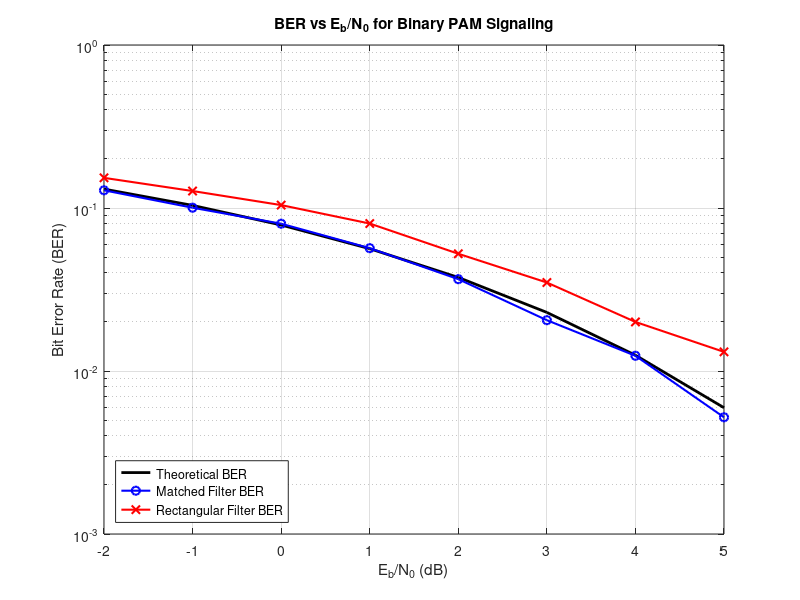

The MATLAB source for this figure:
% --- Introduction to Communications: Project 3 ---
% --- Requirement 2: Noise Analysis & BER ---

%% 1. Initialization and Signal Generation
N = 10000;                  % a- Generate 10000 bits
samples_per_sym = 5;        % 5 samples per symbol

% Generate bits and map to polar signaling (+1, -1)
bits = randi([0 1], 1, N);
symbols = 2 * bits - 1;

% Upsample and convolve with the normalized pulse shape
impulses = upsample(symbols, samples_per_sym);
p = [5 4 3 2 1] / sqrt(55);
y = conv(impulses, p);
y = y(1 : N*samples_per_sym); % Truncate convolution tail

%% 2. Define Receiver Filters
% Matched Filter
h_mf = fliplr(p);
% Rectangular Filter (sampled and energy-normalized)
h_rect = ones(1, samples_per_sym) / sqrt(samples_per_sym);

%% 3. Noise Analysis Setup
% Since the pulse p[n] is energy-normalized to 1, and symbols are +/- 1, 
% the Energy per bit (Eb) is exactly 1.
Eb = 1; 

% Define the sweep range for Eb/N0 in dB
EbN0_dB = -2:1:5;

% Pre-allocate arrays for Bit Error Rates
BER_mf = zeros(size(EbN0_dB));
BER_rect = zeros(size(EbN0_dB));
BER_th = zeros(size(EbN0_dB));

%% 4. Monte Carlo Simulation Loop
for k = 1:length(EbN0_dB)
    
    % Convert Eb/N0 from dB to linear scale
    EbN0_lin = 10^(EbN0_dB(k) / 10);
    
    % Calculate N0 based on the linear Eb/N0 ratio
    N0 = Eb / EbN0_lin;
    
    % c- Scale the noise sequence to have variance = N0/2
    noise_variance = N0 / 2;
    
    % b- Generate zero-mean AWGN and scale it
    n_noise = sqrt(noise_variance) * randn(1, length(y));
    
    % d- Add noise to transmitted sequence
    v = y + n_noise;
    
    % Pass the noisy signal through both filters
    out_mf = conv(v, h_mf);
    out_rect = conv(v, h_rect);
    
    % Sample the output at the optimum instants
    sampling_instants = samples_per_sym : samples_per_sym : (N * samples_per_sym);
    sampled_mf = out_mf(sampling_instants);
    sampled_rect = out_rect(sampling_instants);
    
    % Decision Device: > 0 means bit 1, <= 0 means bit 0
    detected_bits_mf = (sampled_mf > 0);
    detected_bits_rect = (sampled_rect > 0);
    
    % Calculate the probability of error (BER) for this Eb/N0 step
    BER_mf(k) = sum(detected_bits_mf ~= bits) / N;
    BER_rect(k) = sum(detected_bits_rect ~= bits) / N;
    
    % Calculate Theoretical BER
    BER_th(k) = 0.5 * erfc(sqrt(EbN0_lin));
end

%% 5. Plotting Requirement 2
figure('Name', 'Requirement 2: BER Performance', 'NumberTitle', 'off');

% Using semilogy because BER plots span multiple orders of magnitude
semilogy(EbN0_dB, BER_th, 'k-', 'LineWidth', 2);
hold on;
semilogy(EbN0_dB, BER_mf, 'bo-', 'LineWidth', 1.5, 'MarkerSize', 6);
semilogy(EbN0_dB, BER_rect, 'rx-', 'LineWidth', 1.5, 'MarkerSize', 6);

title('BER vs E_b/N_0 for Binary PAM Signaling');
xlabel('E_b/N_0 (dB)');
ylabel('Bit Error Rate (BER)');
grid on;
legend('Theoretical BER', 'Matched Filter BER', 'Rectangular Filter BER', 'Location', 'SouthWest');
